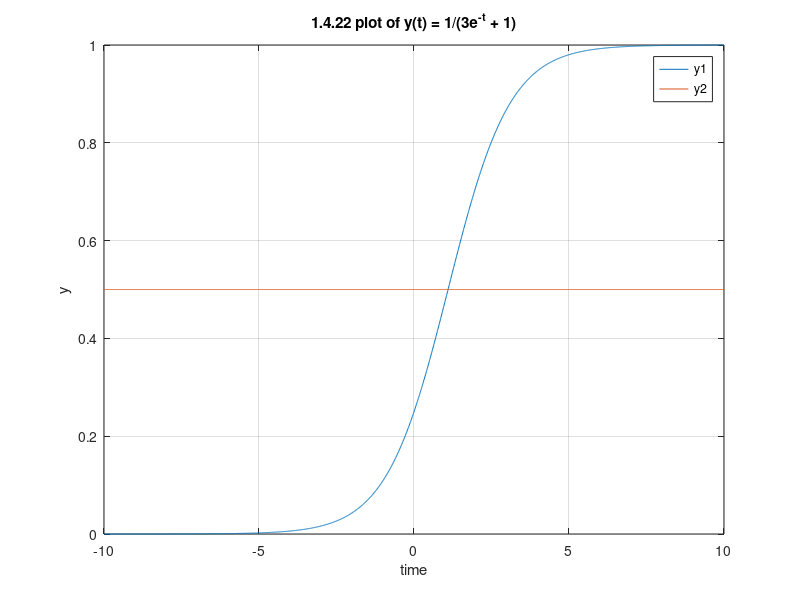

The MATLAB source for this figure:
% graph solution to dy/dt = y-y^2
% b = 1, a = 1, y(0) = 1/4
%
% solution is y(t) = 1/(3e^(-t) + 1) 
%
% run with $ matlab -batch "problem_1_7_1"

t = -10.0:0.01:10.0;

y1 = 1./(3*exp(-t) + 1);

y2 = ones(length(t), 1) * 0.5;


f = figure;
plot(t, y1, t, y2);
legend("y1", "y2");

ylim([0 1]);
xlim([-10 10]);
grid on;
title("1.4.22 plot of y(t) = 1/(3e^{-t} + 1)");
xlabel("time");
ylabel("y");
uiwait(f);